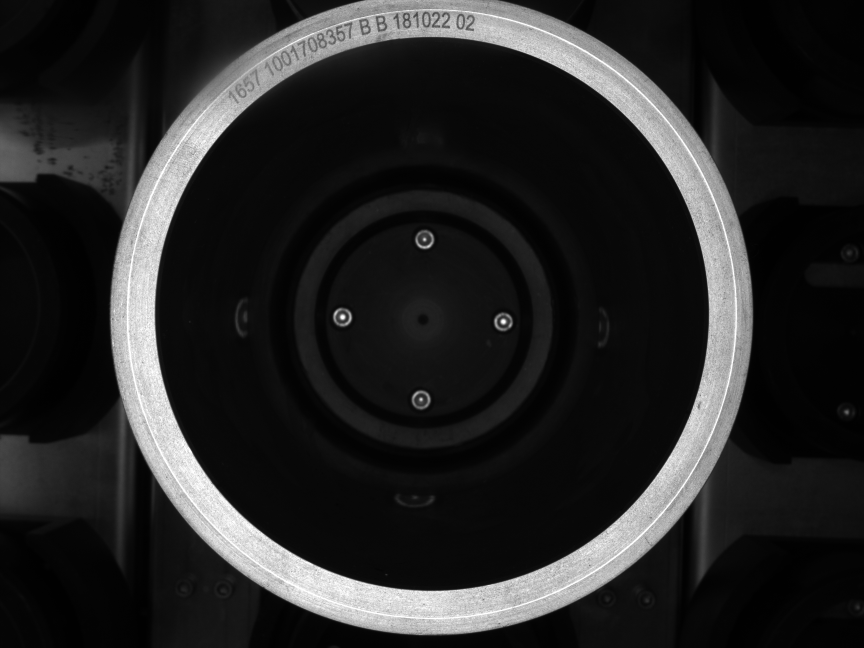
#> input picture 大论文代码/第三章/09_30_13.jpg, 2592 x 1944 px (shown at 1/3 size)
$ python 'Hough与面积法对比.py'   (older library calls are emulated)
#> lines starting #> are read from the running program, lines starting #| are printed output that depends on the picture; after the words box and inside, x2 and y2 are one past the last pixel; in counts of white or black regions, pixels touching at a corner belong together
#> further down, img is the input picture: shape (1944, 2592, 3); min 0, max 255, mean 38.1
import cv2
import matplotlib.pyplot as plt
import numpy as np

plt.rcParams['font.sans-serif'] = ['SimHei']  # 显示中文标签

# [7 lines of commented-out code are left out]
def blursImg(imgInfoList):
    plt.figure()
    i=0
    for imginfo in imgInfoList:
        blurName,imgData,dealTime=imginfo
        i=i+1
        plt.subplot(1,2,i)
        plt.imshow(imgData)
        plt.xticks([])
        plt.yticks([])
        tempyime="%0.3f" % dealTime
        plt.title("{0}({1}ms)".format(blurName,str(tempyime)), fontsize=20)
    plt.show()

import datetime
#添加处理时间信息
def dealTime(fun,**kwargs):
    start=datetime.datetime.now()
    imgData=fun(**kwargs)
    end=datetime.datetime.now()
    totalMs=(end-start).total_seconds()
    ret=[imgData,totalMs*1000]
    return ret

def HoughCircles(img,param1,param2):
    img=cv2.cvtColor(img,cv2.COLOR_RGB2GRAY)
    img = cv2.medianBlur(img, 5)
    circles = cv2.HoughCircles(img, cv2.HOUGH_GRADIENT, 1, 20,
                               param1=param1, param2=param2, minRadius=700, maxRadius=840)
    circles = np.uint16(np.around(circles))
    img = cv2.cvtColor(img, cv2.COLOR_GRAY2BGR)
    for i in circles[0, :]:
        # draw the outer circle
        cv2.circle(img, (i[0], i[1]), i[2], (255, 0, 0), thickness=6)
        # draw the center of the circle
        cv2.circle(img, (i[0], i[1]), 2, (255, 0, 0), 3)
    return img

def AreaCircles(img):
    binaryImg=cv2.imread('OTSU_binary.png',cv2.IMREAD_GRAYSCALE)
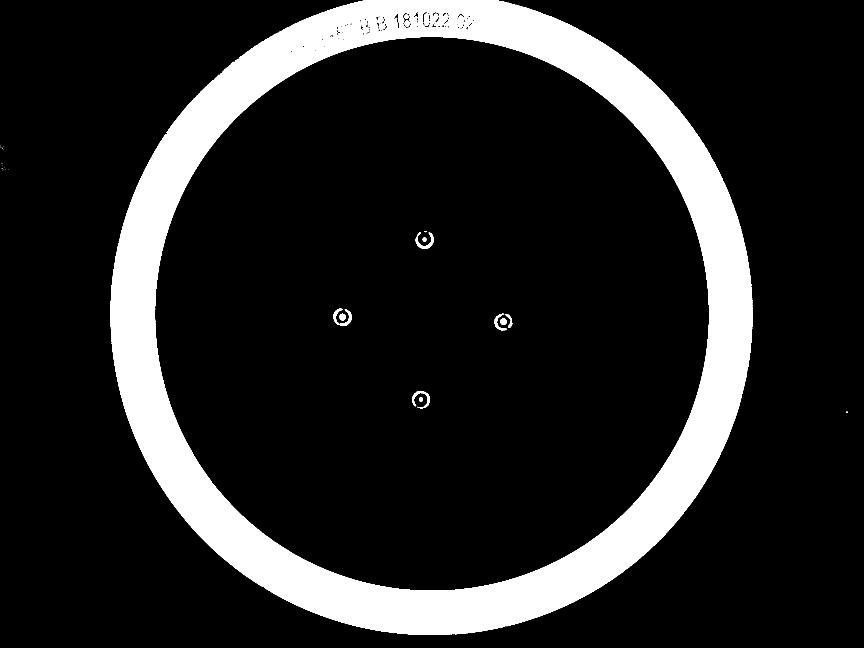
#> input picture 大论文代码/第三章/OTSU_binary.png, 2592 x 1944 px (shown at 1/3 size)
#> binaryImg: shape (1944, 2592); 14.6% white; 55 white regions (43 under 20 px)
    _, contours, _ = cv2.findContours(binaryImg, cv2.RETR_TREE, cv2.CHAIN_APPROX_SIMPLE)
#> contours = 275 contours, 223 with area under 20; largest, box (x1, y1, x2, y2) and area: (331, 0, 2258, 1905) 2903422, (464, 110, 2128, 1773) 2170558, (1266, 35, 1293, 83) 964, (1000, 926, 1055, 978) 824, (1207, 37, 1234, 85) 690
    for i in range(len(contours)):
        area = cv2.contourArea(contours[i])
        print(area)
        if (area < 2000000):
            continue
        x, y, w, h = cv2.boundingRect(contours[i])
        ratio = 0.0
        if (y != 0):
            ratio = float(w / h)
        if ((ratio > 0.9) & (ratio < 1.1)):
            cv2.drawContours(img, contours, i, (255, 0, 0),thickness=6)
            size = 100
#> this loop made 275 passes
#> (area, x, y, w, h, ratio, size) on pass 139: (2170558.5, 464, 110, 1664, 1663, 1, 100)
#> (area, x, y, w, h, ratio) on pass 19: (2903422, 331, 0, 1927, 1905, 0)
#| 6.0
#| 0.0
#| 0.0
#| 0.0
#| 0.0
#| 0.0
#| 0.0
#| 0.0
#> (further printed lines are left out)
            # src = src[y - size:y + h + size, x - size:x + w + size]
    # cv2.imshow('result_img',img)
    return img

img=cv2.imread('09_30_13.jpg')
AreaImgInfo=dealTime(AreaCircles,img=img.copy())
#> AreaImgInfo = 2 items
HoughImgInfo=dealTime(HoughCircles,img=img.copy(),param1=70,param2=80)
#> in HoughCircles, `circles = cv2.HoughCircles(img, cv2.HOUGH_GRADIENT, 1, 20, param1=para..`: circles = [[1295.5, 941.5, 830.6]]
#> in HoughCircles, `circles = np.uint16(np.around(circles))`: circles = [[1296, 942, 831]]
#> the loop in HoughCircles, `for i in circles[0, :]:` made 1 pass
#> HoughImgInfo = 2 items
nameList=['面积法','Hough圆检测法']
imgInfoList=[AreaImgInfo,HoughImgInfo]
#将信息添加到数组里面
fullImgInfoList=[]
for i in range(len(nameList)):
    imgData,time=imgInfoList[i]
    name=nameList[i]
    imgFullInfo=[name,imgData,time]
    fullImgInfoList.append(imgFullInfo)
#> this loop made 2 passes
#> time on passes 1 to 2: 493, 565.1
#> after the loop, fullImgInfoList = 2 items
#运行显示图片
blursImg(fullImgInfoList)
#> the loop in blursImg, `for imginfo in imgInfoList:` made 2 passes
#> (blurName, dealTime, i, tempyime) on passes 1 to 2: ('面积法', 493, 1, '492.967'), ('Hough圆检测法', 565.1, 2, '565.107')
#> after the loop in blursImg, `for imginfo in imgInfoList:`: i = 2
#> in blursImg, `plt.show()`:
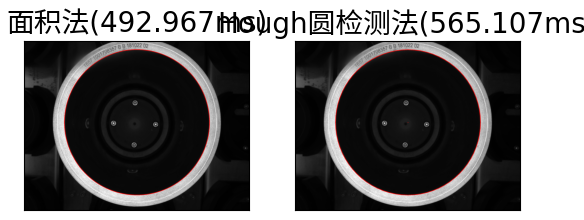
#> figure drawn by matplotlib, 2 panels; B, G, R data is drawn as R, G, B
